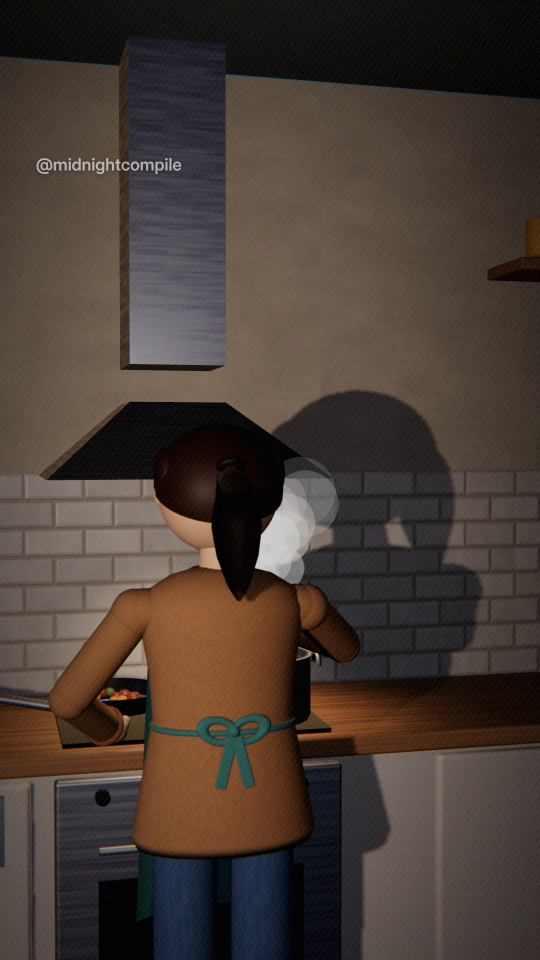
#> input picture frames/scene6_test_1_35.03s.png, 1080 x 1920 px (shown at 1/2 size)
$ python -i compose.py   (imports and definitions only)
#> lines starting #> are read from the running program, lines starting #| are printed output that depends on the picture
import numpy as np, subprocess, sys, os, math, json, random
from PIL import Image, ImageDraw, ImageFont, ImageFilter
HERE = os.path.dirname(os.path.abspath(__file__))
# [1 line that did not run here, left out]
ONLY = [float(x) for x in sys.argv[4].split(',')] if len(sys.argv) > 4 else None  # preview times -> PNGs
# [1 line not run here, left out]
# [1 line that did not run here, left out]
W, H = 1080, 1920
PIX = os.path.join(HERE, 'PixelifySans.ttf')
INTER_B = '/usr/share/fonts/opentype/inter/Inter-Bold.otf'
INTER_SB = '/usr/share/fonts/opentype/inter/Inter-SemiBold.otf'
EMOJI = '/usr/share/fonts/truetype/noto/NotoColorEmoji.ttf'
if not os.path.exists(INTER_B):
    import glob; c = glob.glob('/usr/share/fonts/**/Inter-Bold.*', recursive=True); INTER_B = c[0]; INTER_SB = glob.glob('/usr/share/fonts/**/Inter-SemiBold.*', recursive=True)[0]

# [5 lines left out: function pix_font, not called in this run]
clamp = lambda x, a=0, b=1: max(a, min(b, x))
def ease_out(x): x = clamp(x); return 1 - (1 - x) ** 3
def spring(t, k=16, d=7): return 0 if t <= 0 else 1 - math.exp(-d * t) * math.cos(k * t)

# ---------------- captions ----------------
CAPS = [
 (0.70, "You're live"), (2.10, "70,000 people"), (3.40, "watching"), (4.50, "Final circle"), (5.10, "in Fortnite"),
 (6.35, "And you just"), (7.12, "pooped your pants"), (8.68, "It's one versus one"), (10.12, "The storm"), (10.55, "is closing"),
 (11.53, "You can't leave"), (12.47, "You can't pause"), (13.47, "You can't even move"), (15.18, "Chat notices"),
 (16.41, "“Why is he sweating?”"), (17.73, "“Bro is shaking”"), (19.28, "The enemy"), (19.68, "is building"),
 (20.56, "You're building"), (21.66, "Your stomach"), (22.18, "is building too"), (23.46, "Then the smell"), (24.24, "reaches your nose"),
 (25.78, "Your eyes"), (26.22, "start watering"), (27.41, "On camera"), (28.43, "Chat thinks"), (28.88, "you're crying"),
 (29.89, "“He's so emotional”"), (31.66, "What you don't know"), (32.94, "A 16-year-old"), (33.92, "once won"),
 (34.40, "$3,000,000", 'gold'), (35.80, "at the Fortnite"), (36.52, "World Cup"), (37.51, "He was probably"), (38.30, "not sitting"),
 (39.06, "in poop"), (39.98, "You aim"), (40.74, "You shoot"), (41.53, "Victory Royale"), (42.88, "Chat explodes"),
 (44.42, "You stand up"), (45.00, "to celebrate…"), (46.03, "and chat"), (46.66, "sees the chair"), (47.90, "GG", 'gold'),
]
CAP_END = {}
# [3 lines not run here, left out]
CAP_Y = 1095
_capcache = {}
def caption_img(i):
    if i in _capcache: return _capcache[i]
    c = CAPS[i]; gold = len(c) > 2
    lines = c[1].split('|')
    if gold:
        size = 150 if len(c[1]) < 12 else 128
        f = pix_font(size, 700); stroke = 12
    else:
        f = pix_font(84, 600); stroke = 8
    pad = 40
    sizes = [f.getbbox(l, stroke_width=stroke) for l in lines]
    lw = max(b[2] - b[0] for b in sizes); lh = max(b[3] - b[1] for b in sizes)
    while lw > W - 80 and not gold:
        f = pix_font(f.size - 4, 600); sizes = [f.getbbox(l, stroke_width=stroke) for l in lines]; lw = max(b[2] - b[0] for b in sizes); lh = max(b[3] - b[1] for b in sizes)
    gap = int(lh * 0.15)
    iw, ih = lw + pad * 2, lh * len(lines) + gap * (len(lines) - 1) + pad * 2
    img = Image.new('RGBA', (iw, ih), (0, 0, 0, 0))
    for j, l in enumerate(lines):
        bb = f.getbbox(l, stroke_width=stroke); x = (iw - (bb[2] - bb[0])) // 2 - bb[0]; y = pad + j * (lh + gap) - bb[1]
        if gold:
            # shadow
            sh = Image.new('RGBA', (iw, ih), (0, 0, 0, 0)); ImageDraw.Draw(sh).text((x + 6, y + 8), l, font=f, fill=(40, 15, 0, 200), stroke_width=stroke, stroke_fill=(40, 15, 0, 200))
            img = Image.alpha_composite(img, sh.filter(ImageFilter.GaussianBlur(4)))
            d = ImageDraw.Draw(img); d.text((x, y), l, font=f, fill=(0, 0, 0, 0), stroke_width=stroke, stroke_fill=(74, 30, 0, 255))
            mask = Image.new('L', (iw, ih), 0); ImageDraw.Draw(mask).text((x, y), l, font=f, fill=255)
            grad = np.zeros((ih, iw, 4), np.uint8); top = pad + j * (lh + gap); yy = np.clip((np.arange(ih) - top) / max(1, lh), 0, 1)[:, None]
            c1, c2, c3 = np.array([255, 250, 200]), np.array([255, 205, 40]), np.array([255, 140, 0])
            col = np.where(yy < 0.5, c1 + (c2 - c1) * (yy / 0.5), c2 + (c3 - c2) * ((yy - 0.5) / 0.5))
            grad[..., :3] = np.broadcast_to(col[:, None, :], (ih, iw, 3)).astype(np.uint8)
            grad[..., 3] = np.array(mask)
            img = Image.alpha_composite(img, Image.fromarray(grad, 'RGBA'))
        else:
            d = ImageDraw.Draw(img); d.text((x, y), l, font=f, fill=(255, 255, 255, 255), stroke_width=stroke, stroke_fill=(0, 0, 0, 255))
    _capcache[i] = img; return img

# ---------------- emoji / chat text ----------------
_ef = ImageFont.truetype(EMOJI, 109)
def is_emo(ch): o = ord(ch); return o >= 0x1F000 or 0x2600 <= o <= 0x27BF or o in (0xFE0F, 0x200D) or 0x2B00 <= o <= 0x2BFF
# [8 lines left out: function runs, not called in this run]
_emo_cache = {}
# [11 lines left out: function emoji_img, not called in this run]

USERS = ["sus_potato", "lil_cheese", "pizza_goblin", "mango_mike", "cozy_cat", "storm_chaser", "sweaty_sam", "yeet_queen", "hotdog_hank",
         "potato_aim", "zoomer_zak", "goblin_mode", "bananaman77", "toasty_bread", "lagmaster", "w_spammer", "kevin_irl", "boba_bandit",
         "noodle_ninja", "captain_crunch3", "big_chungo", "pixel_pete", "llama_drama", "snackattack"]
UCOL = [(255, 92, 92), (79, 195, 255), (105, 240, 174), (255, 210, 63), (255, 122, 224), (179, 136, 255), (255, 158, 64), (0, 229, 255)]
F_USER = ImageFont.truetype(INTER_B, 30); F_MSG = ImageFont.truetype(INTER_SB, 30)
PHASES = [  # start, end, rate/s, messages
 (2.0, 15.2, 3.2, ["LETS GOOO", "final circle!!", "W streamer", "1v1 him 🔥", "clutch time", "ez dub", "gg incoming", "he's cracked fr", "first time here 👋", "POG", "build build build", "you got this", "🔥🔥🔥", "70k watching??", "no way he loses", "dub incoming", "lock in bro"]),
 (15.2, 19.2, 7, ["something's wrong", "💀💀💀", "he froze??", "u good bro?", "lag?", "why is he so still", "bro is SWEATING", "?????", "💀", "he's not moving", "is he ok", "blink twice bro"]),
 (19.2, 23.4, 6, ["BUILD FIGHT", "what was that sound 💀", "his stomach??", "💀💀", "build!!", "EDIT EDIT", "lmaooo", "why is his chair squeaking", "bro's mic picked that up 💀"]),
 (23.4, 28.4, 6, ["is he ok", "why is he sniffing", "his eyes??", "💀💀💀", "bro is tearing up", "allergies?", "😭", "he's about to cry"]),
 (28.4, 31.6, 9, ["❤️❤️❤️", "so emotional 😭", "W streamer ❤️", "he's crying 😭", "stay strong king ❤️", "❤️", "this means so much to him", "🥺❤️", "real ones cry", "❤️❤️"]),
 (31.6, 32.85, 4, ["focus!!", "storm closing", "❤️", "you got this"]),
 (37.4, 41.45, 5, ["CLUTCH IT", "aim aim aim", "come on!!", "🙏🙏", "1 HP??", "SHOOT", "he's locked in"]),
 (41.45, 46.35, 12, ["VICTORY ROYALE 🏆", "W W W W", "LETS GOOOO 🔥", "👑👑👑", "GG", "INSANE", "🔥🔥🔥🔥", "W", "HE DID IT", "🏆🏆🏆", "clip that W", "GOAT", "W W W"]),
 (47.35, 51.0, 15, ["💩💩💩", "THE CHAIR 💀", "💩", "BRO", "NOOOO 💀💀", "clip it", "💩💩💩💩", "ggs 💩", "WHAT IS THAT", "💀💀💀", "the chair 😭😭", "💩💩", "he stood up 💀", "CHAIR CAM 💩", "nahhh 💀"]),
]
FORCED = [(15.3, "something's wrong", False), (16.42, "why is he sweating", True), (17.74, "bro is shaking", True), (29.9, "he's so emotional", True), (42.9, "W W W W W", False)]
# [1 line not run here, left out]
MSGS = []
# [8 lines not run here, left out]
CHAT_X, CHAT_Y, CHAT_W, CHAT_H = 34, 1240, 560, 420
ROW_H = 46
_msg_cache = {}
# [13 lines left out: function msg_img, not called in this run]
def chat_visible(t): return 2.0 <= t < 32.85 or t >= 37.4
# [23 lines left out: function draw_chat, not called in this run]

# ---------------- LIVE badge + counter ----------------
F_BADGE = ImageFont.truetype(INTER_B, 34)
# [22 lines left out: functions viewers, draw_badge, not called in this run]

# ---------------- effects schedule ----------------
SHAKES = [(7.10, 0.4, 24), (8.42, 0.18, 7), (10.05, 0.3, 8), (19.2, 0.12, 6), (20.55, 0.1, 8), (20.80, 0.1, 8), (21.05, 0.1, 8), (21.30, 0.1, 8),
          (22.72, 0.4, 16), (40.80, 0.3, 22), (41.45, 0.55, 18), (42.95, 0.5, 12), (44.35, 0.3, 10), (46.0, 0.25, 8), (47.30, 0.35, 12)]
CONT_SHAKE = [(17.65, 19.2, 9), (21.6, 23.4, 6), (13.4, 15.1, 1.5)]
# [8 lines left out: function shake, not called in this run]
ZOOMS = [(7.10, 0.12, 0.10, 0.9), (34.40, 0.12, 0.12, 1.4), (40.80, 0.08, 0.07, 0.6), (41.45, 0.1, 0.10, 1.2), (12.42, 0.1, 0.05, 0.9), (24.45, 0.1, 0.05, 1.2)]
# [7 lines left out: function zoom, not called in this run]
FLASHES = [(7.10, 0.08, (255, 255, 255), 0.35), (32.85, 0.12, (255, 255, 255), 0.6), (40.82, 0.12, (255, 255, 255), 0.85), (41.45, 0.35, (255, 210, 90), 0.65), (34.40, 0.1, (255, 230, 150), 0.45), (47.33, 0.08, (255, 255, 255), 0.25)]
# [8 lines left out: function tints, not called in this run]
WEBCAM = [(0, 2.0), (16.35, 17.65), (27.3, 28.4), (29.8, 31.55), (42.8, 44.35), (45.95, 47.8)]
# [7 lines left out: function webcam_frame, not called in this run]
# 2D confetti
CONF = [(random.random(), random.random(), random.random(), random.choice([(255, 210, 63), (64, 196, 255), (255, 255, 255), (255, 79, 163), (124, 77, 255), (105, 240, 174)])) for _ in range(160)]
# [9 lines left out: function confetti, not called in this run]
# vignette
yy, xx = np.mgrid[0:H, 0:W]; rr = np.sqrt(((xx - W / 2) / (W / 2)) ** 2 + ((yy - H / 2) / (H / 2)) ** 2)
VIG = Image.fromarray((np.clip((rr - 0.75) / 0.6, 0, 1) * 110).astype(np.uint8), 'L')
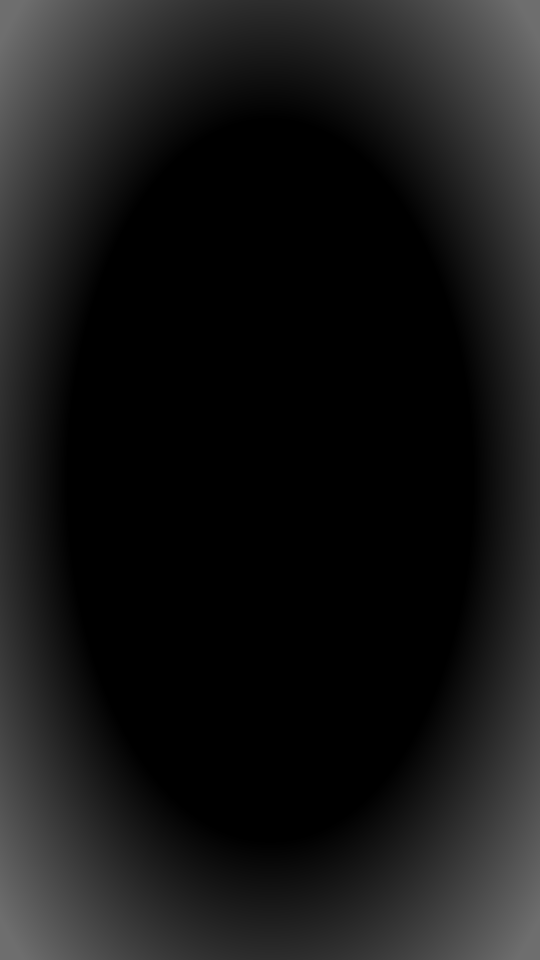
#> VIG: PIL image 1080x1920 L (shown at 1/2 size); min 0, max 110, mean 22.7
BLACK = Image.new('RGBA', (W, H), (0, 0, 0, 255))

# [28 lines left out: function frame, not called in this run]

# [5 lines not run here, left out]
# [3 lines that did not run here, left out]
# [4 lines not run here, left out]

>>> import cv2
>>> picture = cv2.imread('../../frames/scene6_test_1_35.03s.png', cv2.IMREAD_GRAYSCALE)
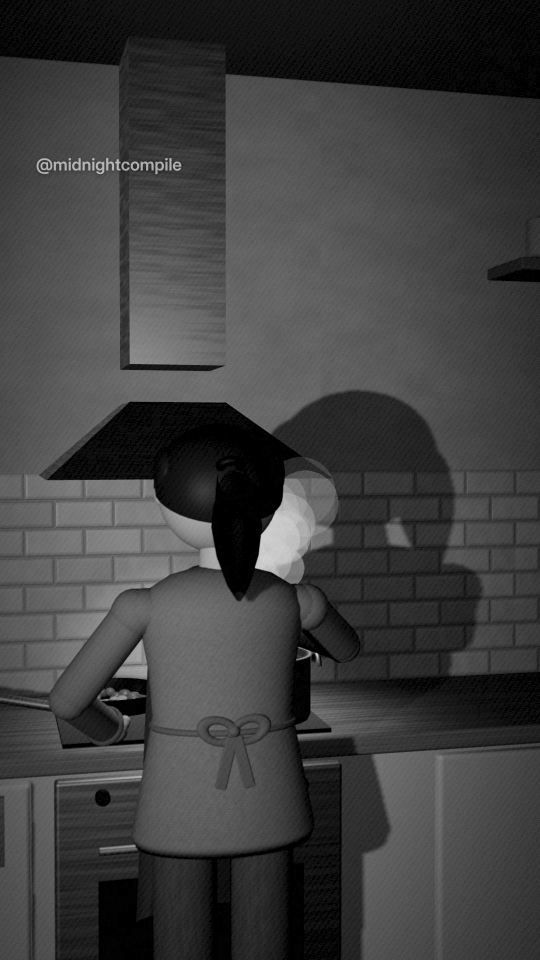
#> picture: shape (1920, 1080) (shown at 1/2 size); min 0, max 221, mean 62.8
#> (the run stopped early here; a loop or call above may not have finished)

$ run again, on frames/still_00791_s05.png
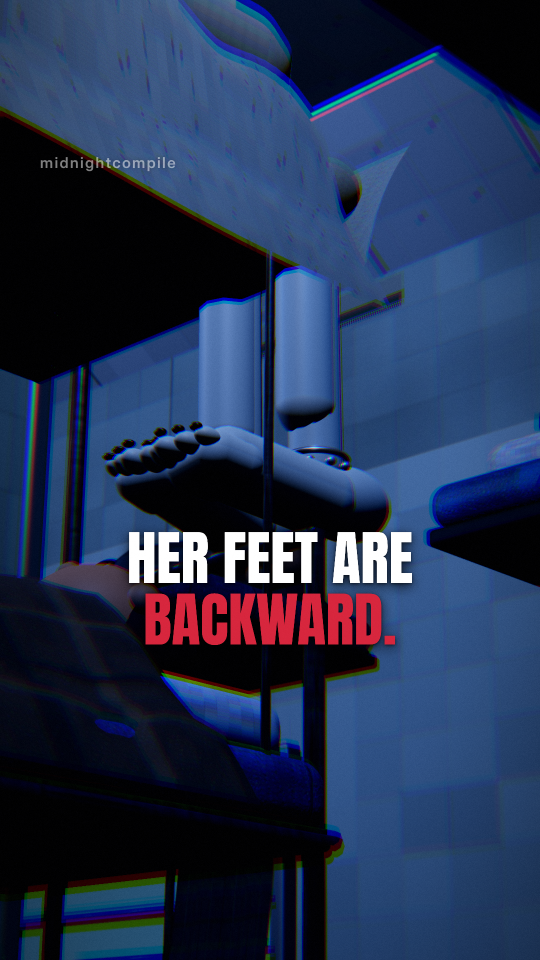
#> input picture frames/still_00791_s05.png, 1080 x 1920 px (shown at 1/2 size)
#> `picture = cv2.imread('../../frames/scene6_test_1_35.03s.png', cv2.IMRE..`:
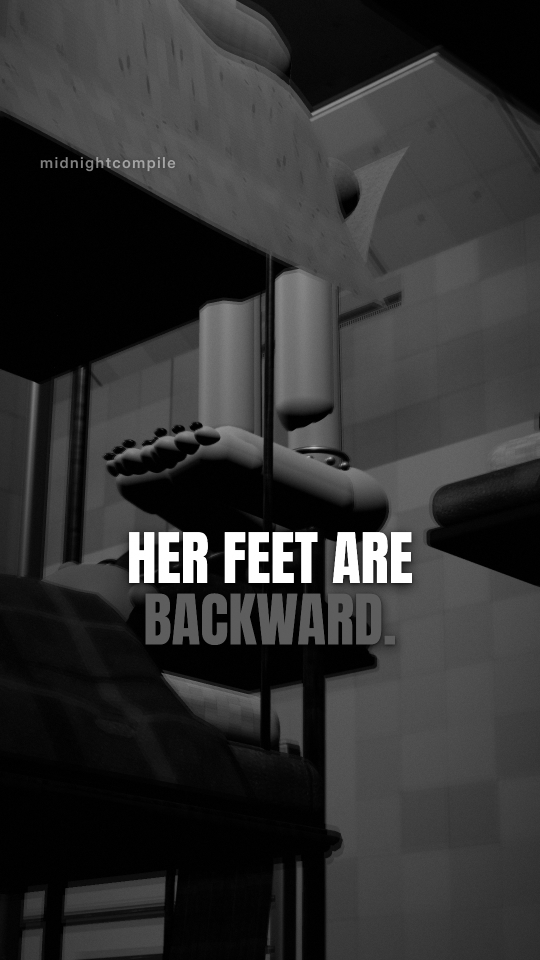
#> picture: shape (1920, 1080) (shown at 1/2 size); min 0, max 255, mean 49.1
